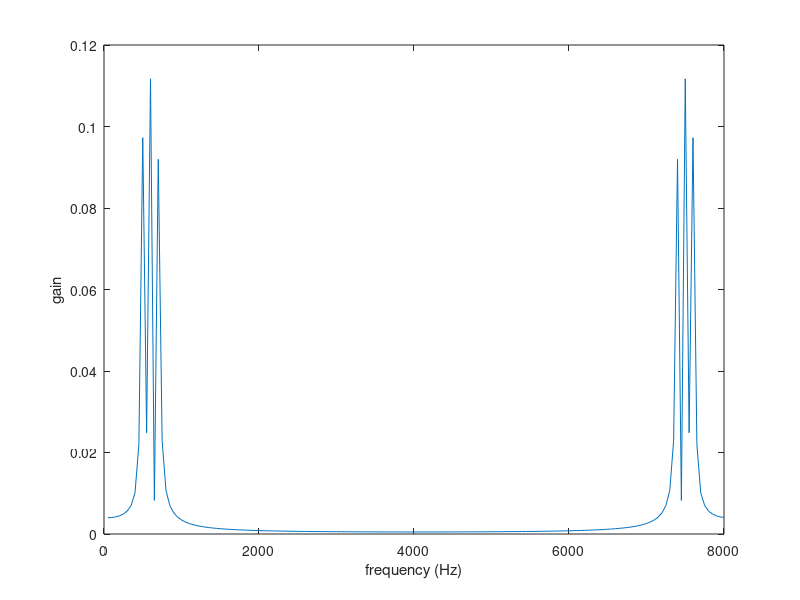

MATLAB code to generate this figure:
%% fft of harmony A.m
%
% generate a 440Hz tone
Fs = 8000; % sampling rate
A = 440; %tone frequency
period = 0.02; %signal length in second
t = (0:1/Fs:period-1/Fs);
f = (1/period:1/period:Fs);
sep = power(2, 1/12);
Cs = A*power(sep, 4)
E = Cs*power(sep, 3)
% we reduce the amplitude by 0.2 to avoid distortion.
y = 0.2*sin(2*pi*(A)*t) + 0.2*sin(2*pi*Cs*t) + 0.2*sin(2*pi*E*t);
sound(y, Fs);
fy = fft(y);
plot(f, abs(fy)/length(t));
xlabel('frequency (Hz)')
ylabel('gain')